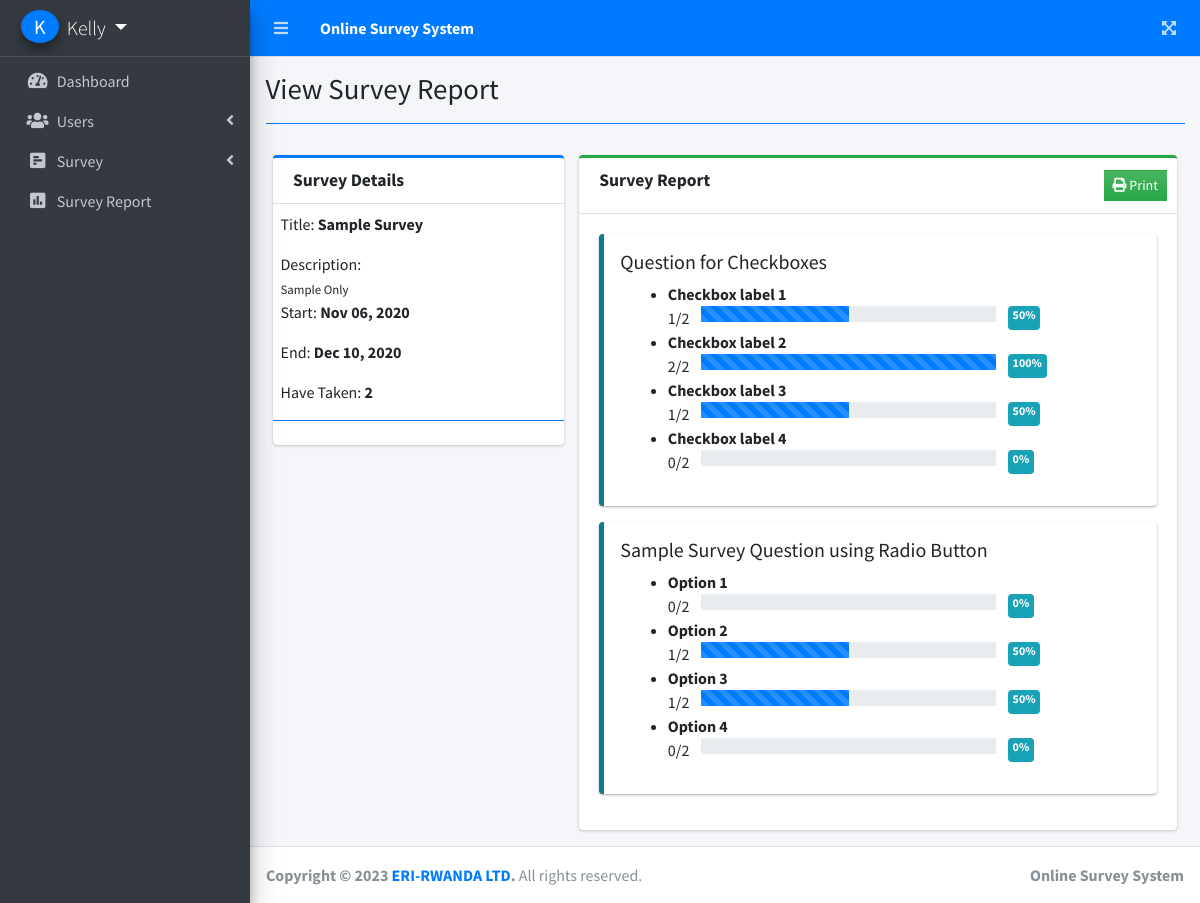
Page /admin/index.php?page=view_survey_report&id=1 (signed in) on the committed database.
### tables this page shows
CREATE TABLE `questions` (
  `id` int(30) NOT NULL,
  `question` text NOT NULL,
  `frm_option` text NOT NULL,
  `type` varchar(50) NOT NULL,
  `order_by` int(11) NOT NULL,
  `survey_id` int(30) NOT NULL,
  `date_created` datetime NOT NULL DEFAULT current_timestamp()
);

### admin/view_survey_report.php (the view, shortened to what this page needs)
<?php include 'db_connect.php' ?>
<?php
$qry = $conn->query("SELECT * FROM survey_set where id = ".$_GET['id'])->fetch_array();
foreach($qry as $k => $v){
	if($k == 'title')
		$k = 'stitle';
}
$taken = $conn->query("SELECT distinct(user_id) from answers where survey_id ={$id}")->num_rows;
$answers = $conn->query("SELECT a.*,q.type from answers a inner join questions q on q.id = a.question_id where a.survey_id ={$id}");
$ans = array();
while($row=$answers->fetch_assoc()){
	if($row['type'] == 'radio_opt'){
		$ans[$row['question_id']][$row['answer']][] = 1;
	}
	if($row['type'] == 'check_opt'){
		foreach(explode(",", str_replace(array("[","]"), '', $row['answer'])) as $v){
		$ans[$row['question_id']][$v][] = 1;
		}
	}
	if($row['type'] == 'textfield_s'){
		$ans[$row['question_id']][] = $row['answer'];
	}
}
?>
<div class="col-lg-12">
	<div class="row">
		<div class="col-md-4">
			<div class="card card-outline card-primary">
				<div class="card-header">
					<h3 class="card-title"><b>Survey Details</b></h3>
				</div>
				<div class="card-body p-0 py-2">
					<div class="container-fluid">
						<p>Title: <b><?php echo $stitle ?></b></p>
						<p class="mb-0">Description:</p>
						<small><?php echo $description; ?></small>
						<p>Start: <b><?php echo date("M d, Y",strtotime($start_date)) ?></b></p>
						<p>End: <b><?php echo date("M d, Y",strtotime($end_date)) ?></b></p>
						<p>Have Taken: <b><?php echo number_format($taken) ?></b></p>
					</div>
					<hr class="border-primary">
				</div>
			</div>
		</div>
		<div class="col-md-8">
			<div class="card card-outline card-success">
				<div class="card-header">
					<h3 class="card-title"><b>Survey Report</b></h3>
					<div class="card-tools">
						<button class="btn btn-flat btn-sm bg-gradient-success" type="button" id="print"><i class="fa fa-print"></i> Print</button>
					</div>
				</div>
				<div class="card-body ui-sortable">
					<?php
					$question = $conn->query("SELECT * FROM questions where survey_id = $id order by abs(order_by) asc,abs(id) asc");
					while($row=$question->fetch_assoc()):
					?>
					<div class="callout callout-info">
						<h5><?php echo $row['question'] ?></h5>
						<div class="col-md-12">
							<?php if($row['type'] != 'textfield_s'):?>
								<ul>
							<?php foreach(json_decode($row['frm_option']) as $k => $v):
								$prog = ((isset($ans[$row['id']][$k]) ? count($ans[$row['id']][$k]) : 0) / $taken) * 100;
								$prog = round($prog,2);
								?>
								<li>
									<div class="d-block w-100">
										<b><?php echo $v ?></b>
									</div>
									<div class="d-flex w-100">
									<span class=""><?php echo isset($ans[$row['id']][$k]) ? count($ans[$row['id']][$k]) : 0 ?>/<?php echo $taken ?></span>
									<div class="mx-1 col-sm-8"">
									<div class="progress w-100" >
					                  <div class="progress-bar bg-primary progress-bar-striped" role="progressbar" aria-valuenow="40" aria-valuemin="0" aria-valuemax="100" style="width: <?php echo $prog ?>%">
					                  </div>
					                </div>
					                </div>
					                <span class="badge badge-info"><?php echo $prog ?>%</span>
									</div>
								</li>
								<?php endforeach; ?>
								</ul>
						<?php endif; ?>
						</div>
					</div>
					<?php endwhile; ?>
				</div>
			</div>
		</div>
	</div>
</div>

### admin/index.php (shortened to what this page needs)
<!DOCTYPE html>
<html lang="en">
<?php
	include 'header.php'
?>
<body class="hold-transition sidebar-mini layout-fixed layout-navbar-fixed layout-footer-fixed">
<div class="wrapper">
  <?php include 'topbar.php' ?>
  <?php include 'sidebar.php' ?>
  <div class="content-wrapper">
    <div class="content-header">
      <div class="container-fluid">
        <div class="row mb-2">
          <div class="col-sm-6">
            <h1 class="m-0"><?php echo $title ?></h1>
          </div>
        </div>
            <hr class="border-primary">
      </div>
    </div>
    <section class="content">
      <div class="container-fluid">
         <?php
          $page = isset($_GET['page']) ? $_GET['page'] : 'home';
          include $page.'.php';
          ?>
      </div>
    </section>
  </div>
  <footer class="main-footer">
    <strong>Copyright &copy; 2023 <a href="https://eri-rwanda.com/">ERI-RWANDA LTD</a>.</strong>
    All rights reserved.
    <div class="float-right d-none d-sm-inline-block">
      <b>Online Survey System</b>
    </div>
  </footer>
</div>
</body>
</html>

### admin/header.php (shortened to what this page needs)
<head>
  <?php
  $title = isset($_GET['page']) ? ucwords(str_replace("_", ' ', $_GET['page'])) : "Home";
  ?>
  <link rel="stylesheet" href="assets/plugins/fontawesome-free/css/all.min.css">
  <link rel="stylesheet" href="assets/plugins/overlayScrollbars/css/OverlayScrollbars.min.css">
  <link rel="stylesheet" href="assets/plugins/datatables-bs4/css/dataTables.bootstrap4.min.css">
  <link rel="stylesheet" href="assets/plugins/datatables-responsive/css/responsive.bootstrap4.min.css">
  <link rel="stylesheet" href="assets/plugins/datatables-buttons/css/buttons.bootstrap4.min.css">
  <link rel="stylesheet" href="assets/plugins/select2/css/select2.min.css">
  <link rel="stylesheet" href="assets/plugins/select2-bootstrap4-theme/select2-bootstrap4.min.css">
  <link rel="stylesheet" href="assets/plugins/sweetalert2-theme-bootstrap-4/bootstrap-4.min.css">
  <link rel="stylesheet" href="assets/plugins/toastr/toastr.min.css">
  <link rel="stylesheet" href="assets/plugins/icheck-bootstrap/icheck-bootstrap.min.css">
  <link rel="stylesheet" href="assets/dist/css/adminlte.min.css">
  <link rel="stylesheet" href="assets/dist/css/styles.css">
  <link rel="stylesheet" href="assets/plugins/summernote/summernote-bs4.min.css">
</head>

### admin/topbar.php
<nav class="main-header navbar navbar-expand navbar-primary navbar-dark ">
  <ul class="navbar-nav">
    <li class="nav-item">
      <a class="nav-link" data-widget="pushmenu" href="#" role="button"><i class="fas fa-bars"></i></a>
    </li>
    <li>
      <a class="nav-link text-white"  href="./" role="button"> <large><b>Online Survey System</b></large></a>
    </li>
  </ul>
  <ul class="navbar-nav ml-auto">
    <li class="nav-item">
      <a class="nav-link" data-widget="fullscreen" href="#" role="button">
        <i class="fas fa-expand-arrows-alt"></i>
      </a>
    </li>
  </ul>
</nav>

### admin/sidebar.php (shortened to what this page needs)
<aside class="main-sidebar sidebar-dark-primary elevation-4">
  <div class="dropdown">
 	<a href="javascript:void(0)" class="brand-link dropdown-toggle" data-toggle="dropdown" aria-expanded="true">
      <span class="brand-image img-circle elevation-3 d-flex justify-content-center align-items-center bg-primary text-white font-weight-500" style="width: 38px;height:50px"><?php echo strtoupper(substr($_SESSION['login_email'], 0,1)) ?></span>
      <span class="brand-text font-weight-light"><?php echo ucwords($_SESSION['login_companyname']) ?></span>
    </a>
  </div>
  <div class="sidebar">
    <nav class="mt-2">
      <ul class="nav nav-pills nav-sidebar flex-column nav-flat" data-widget="treeview" role="menu" data-accordion="false">
        <li class="nav-item dropdown">
          <a href="./" class="nav-link nav-home">
            <i class="nav-icon fas fa-tachometer-alt"></i>
            <p>
              Dashboard
            </p>
          </a>
        </li>
      <?php if($_SESSION['login_type'] == 1): ?>
        <li class="nav-item">
          <a href="#" class="nav-link nav-edit_user">
            <i class="nav-icon fas fa-users"></i>
            <p>
              Users
              <i class="right fas fa-angle-left"></i>
            </p>
          </a>
        </li>
        <li class="nav-item">
          <a href="#" class="nav-link nav-is-tree nav-edit_survey nav-view_survey">
            <i class="nav-icon fa fa-poll-h"></i>
            <p>
              Survey
              <i class="right fas fa-angle-left"></i>
            </p>
          </a>
        </li>
        <li class="nav-item">
          <a href="./index.php?page=survey_report" class="nav-link nav-survey_report">
            <i class="nav-icon fas fa-poll"></i>
            <p>
              Survey Report
            </p>
          </a>
        </li>
      <?php endif; ?>
      </ul>
    </nav>
  </div>
</aside>

### rows in the picture
questions: question "Question for Checkboxes", frm_option "Checkbox label 1", id "1", id "50", frm_option "Checkbox label 2", id "2", id "100", frm_option "Checkbox label 3", frm_option "Checkbox label 4", id "0"
questions: question "Sample Survey Question using Radio Button", frm_option "Option 1", id "0", frm_option "Option 2", id "1", id "50", frm_option "Option 3", frm_option "Option 4"

### other values in the picture
substr($_SESSION['login_email'], 0,1) "K"
$_SESSION['login_companyname'] "Kelly"
$title "View Survey Report"
$stitle "Sample Survey"
$description "Sample Only"
date("M d, Y",strtotime($start_date)) "Nov 06, 2020"
date("M d, Y",strtotime($end_date)) "Dec 10, 2020"
$taken "2"
